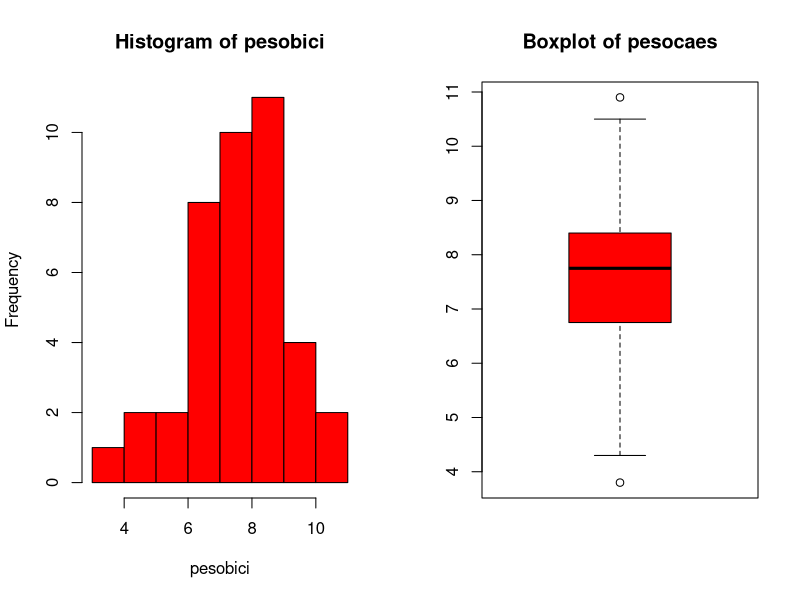

The R source for this figure:

pesobici <- c(
    4.3, 6.8, 9.2, 7.2, 8.7, 8.6, 6.6, 5.2, 8.1, 10.9,
    7.4, 4.5, 3.8, 7.6, 6.8, 7.8, 8.4, 7.5, 10.5, 6.0,
    7.7, 8.1, 7.0, 8.2, 8.4, 8.8, 6.7, 8.2, 9.4, 7.7,
    6.3, 7.7, 9.1, 7.9, 7.9, 9.4, 8.2, 6.7, 8.2, 6.5
)

summary(pesobici)
mean(pesobici)
median(pesobici)
var(pesobici)
sd(pesobici)
range(pesobici)

# b)
quantile(pesobici, c(0.25, 0.5, 0.75))
IQR(pesobici)
quantile(pesobici, type = 1)
quantile(pesobici, type = 2)
?quantile

# c)
quantile(pesobici, 0.68)

# d)
stem(pesobici)
table(pesobici)
table(cut(pesobici, breaks = c(3, 4, 5, 6, 7, 8, 9, 10, 11), right = F))

# e)
par(mfrow = c(1, 2))
hist(pesobici, col = "red")
hist(pesobici, plot = FALSE)
boxplot(pesobici, col = "red", main = "Boxplot of pesocaes")
boxplot(pesobici, plot = FALSE)
?hist
?boxplot
# outliers
pesobici[(pesobici < quantile(pesobici, 0.25, type = 2) - IQR(pesobici, type = 2) * 1.5) | (pesobici > quantile(pesobici, 0.75, type = 2) + IQR(pesobici, type = 2) * 1.5)]